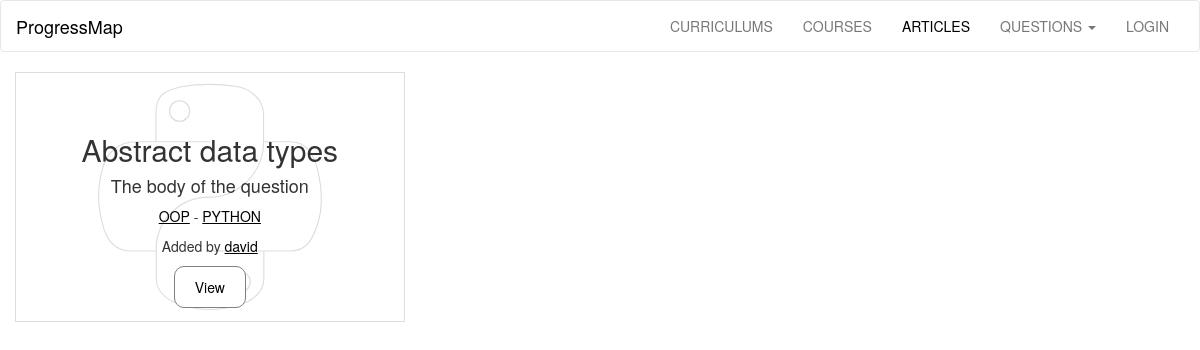
The app's page /articles/ with its own data.
### progressMap/models.py (models this page shows, shortened)
class Articles(db.Model):
	id  = db.Column(db.Integer, primary_key = True)
	title = db.Column(db.String(300), nullable=False)
	description = db.Column(db.Text, nullable=False)
	questions = db.relationship('Questions', backref='article', lazy='dynamic')
	user_id = db.Column(db.Integer, db.ForeignKey('user.id'), nullable=False)
	course_id = db.Column(db.Integer, db.ForeignKey('courses.id'), nullable=False)
	curriculum_id = db.Column(db.Integer, db.ForeignKey('curriculums.id'), nullable=False)

class Courses(db.Model):
	id  = db.Column(db.Integer, primary_key = True)
	title = db.Column(db.String(300), nullable=False)
	description = db.Column(db.Text, nullable=False)
	articles =  db.relationship('Articles', backref='course', lazy='dynamic')
	user_id = db.Column(db.Integer, db.ForeignKey('user.id'), nullable=False)
	curriculum_id = db.Column(db.Integer, db.ForeignKey('curriculums.id'), nullable=False)

class Curriculums(db.Model):
	id  = db.Column(db.Integer, primary_key = True)
	title = db.Column(db.String(300), nullable=False)
	description = db.Column(db.Text, nullable=False)
	articles =  db.relationship('Articles', backref='curriculum', lazy='dynamic')
	courses =  db.relationship('Courses', backref='curriculum', lazy='dynamic')
	user_id = db.Column(db.Integer, db.ForeignKey('user.id'), nullable=False)

class User(db.Model, UserMixin):
	id = db.Column(db.Integer, primary_key = True)
	username = db.Column(db.String(40), unique = True)
	email = db.Column(db.String(120), unique = True)
	password_hash = db.Column(db.String)
	articles =  db.relationship('Articles', backref='user', lazy='dynamic')
	courses =  db.relationship('Courses', backref='user', lazy='dynamic')
	curriculums =  db.relationship('Curriculums', backref='user', lazy='dynamic')
	questions = db.relationship('Questions', backref='user', lazy='dynamic')
	comments = db.relationship('Comments', backref='user', lazy='dynamic')
	completed = db.relationship('Completed', backref='user', lazy='dynamic')
	allContent = db.relationship('AllContent', backref='user', lazy='dynamic')
	@property
	def password(self):
		raise AttributeError('password: write-only field')

### progressMap/articles/views.py (the view)
@articles.route('/', defaults={'page':'all'})
@articles.route('/<page>')
def show(page):
	if page == 'all':
		articlesList = models.getFromDb(models.Articles, 6)
		return render_template('articles.html', articlesList=articlesList)
	elif page == models.getByTitle(models.Articles, page).title:
		article = models.getByTitle(models.Articles, page)
		return render_template('showArticle.html', article=article)
	else:
		abort(404)

### progressMap/models.py (called while the page is built)
def getFromDb(className, num):
	return className.query.order_by(desc(className.title)).limit(num)

### progressMap/templates/articles.html (shortened to what this page needs)
{% extends 'base.html' %}
{% block articles_link %}
<li><a class="active" href="{{ url_for('articles.show')}}">ARTICLES</a></li>
{% endblock %}
{% block content %}
{% if articlesList %}
<section class="container-fluid content">
	{% for article in articlesList %}
	<section class="text-center tile">
		<article class="title {{article.curriculum.title}}">
			<br /><br /><br />
			<h2 style="margin-top: 0px;">{{ article.title.capitalize() }}</h2>
			<h4 class="desc">
				{{ article.description }}
			</h4>
			<p class="date underline">
				<a href="{{ url_for('courses.show', page=article.course.title)}}">{{ article.course.title.upper() }}</a> -
				<a href="{{ url_for('curriculums.show', page=article.curriculum.title)}}">{{ article.curriculum.title.upper() }}
				</a>
			</p>
			<p class="underline">Added by
				<a href="{{ url_for('user.userPage', username=article.user.username)}}">
					{{ article.user.username }}
				</a>
			</p>
			<a href="{{ url_for('articles.show', page=article.title)}}">
			<button class="button">View</button>
			</a>
		</article>
	</section>
	{% endfor %}
</section>
{% endif %}
{% endblock %}

### progressMap/static/css/main.css (style rules this page uses)
a { color: black; text-decoration: none; }
.underline a { color: black; text-decoration: underline; }
.navbar-default .navbar-nav>li>a.active { color: black; }
.button { padding: 10px 20px; border: 1px solid gray; border-radius: 10px; background-color: white; }
.content { background-color: white; }
@media screen and (min-width: 768px) { .tile { width: 33.3%; height: 250px; float: left; border: 1px solid #DDDDDC; } }
.python { background: url(/static/img/python.svg) no-repeat; }
.title { height: 100%; padding: 0; background-position: center; }

### records on screen
Articles: title "Abstract data types", description "The body of the question", course "OOP", curriculum "PYTHON", user.username "david"
